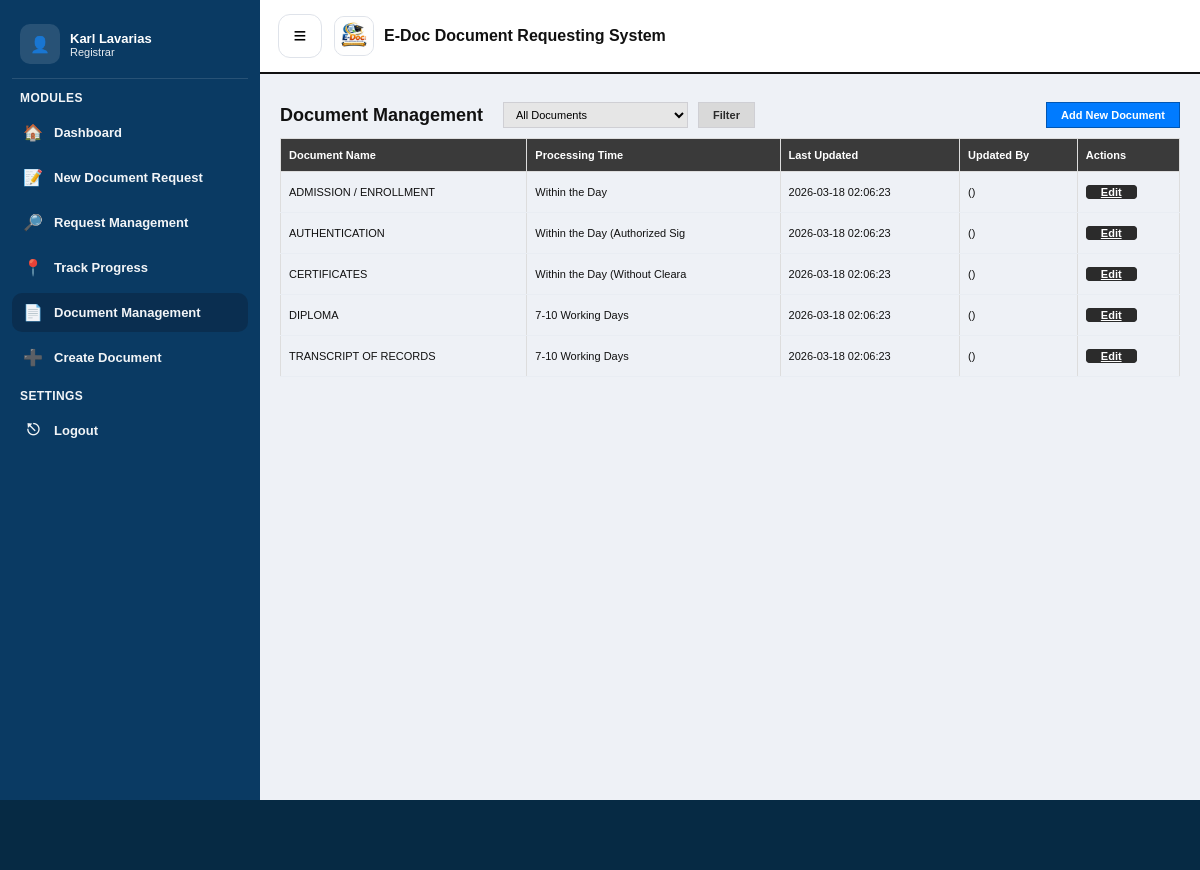
The app's page /registrar/document_management.php (signed in) with its own data.
### tables this page shows
CREATE TABLE `users` (
  `id` int(11) NOT NULL,
  `first_name` varchar(50) NOT NULL,
  `middle_name` varchar(50) DEFAULT NULL,
  `last_name` varchar(50) NOT NULL,
  `suffix` varchar(20) DEFAULT NULL,
  `student_id` varchar(50) DEFAULT NULL,
  `full_name` varchar(100) NOT NULL,
  `email` varchar(100) NOT NULL,
  `password` varchar(255) NOT NULL,
  `role` enum('USER','REGISTRAR','MIS') DEFAULT 'USER',
  `created_at` timestamp NOT NULL DEFAULT current_timestamp(),
  `gender` varchar(10) DEFAULT NULL,
  `address` varchar(255) DEFAULT NULL,
  `contact_number` varchar(30) DEFAULT NULL,
  `course` varchar(80) DEFAULT NULL,
  `major` varchar(80) DEFAULT NULL,
  `year_graduated` varchar(10) DEFAULT NULL,
  `verification_status` enum('PENDING','VERIFIED','REJECTED') DEFAULT 'PENDING',
  `id_front_path` varchar(255) DEFAULT NULL,
  `id_back_path` varchar(255) DEFAULT NULL,
  `face_path` varchar(255) DEFAULT NULL
);

CREATE TABLE `document_process` (
  `id` int(11) NOT NULL,
  `document_type` varchar(80) NOT NULL,
  `working_days` varchar(30) DEFAULT NULL,
  `process_html` mediumtext NOT NULL,
  `description` text DEFAULT NULL,
  `last_updated` datetime DEFAULT current_timestamp(),
  `updated_by` int(11) DEFAULT NULL
);

### includes/helpers.php (called while the page is built, shortened)
<?php
function h(?string $s): string {
    return htmlspecialchars((string)($s ?? ""), ENT_QUOTES, "UTF-8");
}

### registrar/document_management.php (the view, shortened to what this page needs)
<?php
require_once __DIR__ . "/../includes/helpers.php";
$registrarId = (int)$_SESSION["user_id"];
$registrarName = "Registrar";
$me = $conn->prepare("SELECT first_name, last_name FROM users WHERE id=? LIMIT 1");
$me->bind_param("i", $registrarId);
$me->execute();
$mr = $me->get_result()->fetch_assoc();
if ($mr) $registrarName = trim(($mr["first_name"] ?? "") . " " . ($mr["last_name"] ?? ""));
$page = max(1, (int)($_GET["page"] ?? 1));
$perPage = 10;
$offset = ($page - 1) * $perPage;
$sql = "SELECT dt.id, dt.document_type AS name, dt.working_days AS processing_time, dt.last_updated, dt.updated_by, u.first_name, u.last_name
        FROM document_process dt
        LEFT JOIN users u ON dt.updated_by = u.id";
$sql .= " ORDER BY dt.document_type ASC LIMIT $perPage OFFSET $offset";
$stmt = $conn->prepare($sql);
$stmt->execute();
$documents = $stmt->get_result()->fetch_all(MYSQLI_ASSOC);
?>
<!DOCTYPE html>
<html lang="en">
<head>
  <link rel="stylesheet" href="../assets/css/registrar_document_management.css">
</head>
<body>
<div class="layout">
  <aside class="sidebar" id="sidebar">
    <div class="sb-user">
      <div class="avatar">👤</div>
      <div class="meta">
        <div class="name"><?= htmlspecialchars($registrarName) ?></div>
        <div class="role">Registrar</div>
      </div>
    </div>
    <div class="sb-section-title">MODULES</div>
    <nav class="sb-nav">
      <a class="sb-item" href="dashboard.php"><span class="sb-icon">🏠</span>Dashboard</a>
      <a class="sb-item" href="new_document_request.php"><span class="sb-icon">📝</span>New Document Request</a>
      <a class="sb-item" href="request_management.php"><span class="sb-icon">🔎</span>Request Management</a>
      <a class="sb-item" href="track_progress.php"><span class="sb-icon">📍</span>Track Progress</a>
      <a class="sb-item active" href="document_management.php"><span class="sb-icon">📄</span>Document Management</a>
      <a class="sb-item" href="create_document.php"><span class="sb-icon">➕</span>Create Document</a>
    </nav>
    <div class="sb-section-title">SETTINGS</div>
    <nav class="sb-nav">
      <a class="sb-item" href="../auth/logout.php"><span class="sb-icon">⎋</span>Logout</a>
    </nav>
  </aside>
  <div class="main">
    <header class="topbar">
      <button class="hamburger" type="button" onclick="toggleSidebar()">≡</button>
      <div class="brand">
        <div class="logo"><img src="../assets/img/edoc-logo.jpeg" alt="E-Doc"></div>
        <div>E-Doc Document Requesting System</div>
      </div>
    </header>
    <main class="container">
      <form class="filters">
        <div class="title">Document Management</div>
        <select name="filter">
          <option value="">All Documents</option>
        </select>
        <button type="submit" class="filter-btn">Filter</button>
        <button type="button" class="btn add-btn" onclick="openModal('add')">Add New Document</button>
      </form>
      <table class="table">
        <thead>
          <tr>
            <th>Document Name</th>
            <th>Processing Time</th>
            <th>Last Updated</th>
            <th>Updated By</th>
            <th>Actions</th>
          </tr>
        </thead>
        <tbody>
          <?php foreach ($documents as $doc): ?>
            <tr>
              <td><?php echo h($doc['name']); ?></td>
              <td><?php echo h($doc['processing_time']); ?></td>
              <td><?php echo h($doc['last_updated']); ?></td>
              <td><?php echo h(($doc['first_name'] ?? '') . ' ' . ($doc['last_name'] ?? '') . ' (' . $doc['updated_by'] . ')'); ?></td>
              <td>
                <a href="edit_document.php?id=<?= $doc['id'] ?>" class="btn edit-btn">Edit</a>
              </td>
            </tr>
          <?php endforeach; ?>
        </tbody>
      </table>
    </main>
  </div>
</div>
  <div class="footer-bar"></div>
</body>
</html>

### assets/css/registrar_document_management.css (style rules this page uses)
* { box-sizing:border-box; }
body { margin:0; font-family:Arial,sans-serif; background:#eef1f6; color:#111; }
a { color:inherit; }
.layout { display:flex; min-height:100vh; }
.sidebar { width:260px; background:#0a3a63; color:#fff; padding:14px 12px; }
.sb-user { display:flex; gap:10px; align-items:center; padding:10px 8px 14px; border-bottom:1px solid rgba(255,255,255,.12); margin-bottom:10px; }
.sb-user .avatar { width:40px; height:40px; border-radius:10px; background:rgba(255,255,255,.12); display:flex; align-items:center; justify-content:center; font-weight:900; }
.sb-user .meta .name { font-weight:900; font-size:13px; }
.sb-user .meta .role { font-size:11px; opacity:.9; }
.sb-section-title { margin:12px 8px 8px; font-size:12px; font-weight:900; letter-spacing:.4px; opacity:.95; }
.sb-nav { display:flex; flex-direction:column; gap:6px; }
.sb-item { display:flex; align-items:center; gap:10px; padding:10px 10px; border-radius:10px; text-decoration:none; color:#fff; font-weight:800; font-size:13px; opacity:.95; }
.sb-item.active { background:#0b2e4f; }
.sb-icon { width:22px; text-align:center; font-size:16px; }
.main { flex:1; }
.topbar { background:#fff; border-bottom:2px solid #111; padding:14px 18px; display:flex; align-items:center; gap:12px; }
.hamburger { width:44px; height:44px; border-radius:12px; border:1px solid #dfe3ea; background:#fff; cursor:pointer; display:flex; align-items:center; justify-content:center; font-size:22px; }
.brand { display:flex; align-items:center; gap:10px; font-weight:900; }
.brand .logo { width:40px; height:40px; border-radius:10px; border:1px solid #dfe3ea; background:#fafafa; overflow:hidden; display:flex; align-items:center; justify-content:center; }
.brand .logo img { width:100%; height:100%; object-fit:contain; }
:root { --primary-blue: #0a3a63; --hover-blue: #0e4b7d; --bg-gray: #eef1f6; --text-main: #111; --border-color: #dfe3ea; }
body { font-family: Arial, sans-serif; background: var(--bg-gray); color: var(--text-main); }
.container { max-width: 1200px; margin: 0 auto; padding: 20px; }
.filters { display: flex; align-items: center; gap: 10px; margin: 8px 0 10px; }
.filters .title { font-size: 18px; font-weight: 900; margin-right: 10px; }
.filters select { height: 26px; border: 1px solid #cfcfd4; background: #e6e6e6; padding: 0 8px; font-size: 11px; outline: none; }
.table { width: 100%; border-collapse: collapse; font-size: 11px; }
.table th, .table td { border: 1px solid #ddd; padding: 8px; text-align: left; }
.table th { background-color: #3a3a3a; color: #fff; font-weight: 900; padding: 10px 8px; }
.table td { padding: 14px 8px; border-bottom: 1px solid #e9edf3; }
.btn { height: 26px; padding: 0 14px; border: 1px solid #cfcfd4; cursor: pointer; font-weight: 900; font-size: 11px; }
.filter-btn { height: 26px; padding: 0 14px; background: #d9d9d9; color: #2b2b2b; border: 1px solid #cfcfd4; font-weight: 900; font-size: 11px; cursor: pointer; }
.edit-btn { background: #2b2b2b; color: #fff; border: 1px solid #2b2b2b; min-width: 60px; border-radius: 4px; }
.add-btn { background: #007bff; color: #fff; border: 1px solid #0056b3; margin-left: auto; }
.footer-bar { height:70px; background:#062a44; margin-top:auto; }

### records on screen
users: registrarName "Karl Lavarias"
document_process: document_type "ADMISSION / ENROLLMENT", working_days "Within the Day", last_updated "2026-03-18 02:06:23", updated_by "()"
document_process: document_type "AUTHENTICATION", working_days "Within the Day (Authorized Sig", last_updated "2026-03-18 02:06:23", updated_by "()"
document_process: document_type "CERTIFICATES", working_days "Within the Day (Without Cleara", last_updated "2026-03-18 02:06:23", updated_by "()"
document_process: document_type "DIPLOMA", working_days "7-10 Working Days", last_updated "2026-03-18 02:06:23", updated_by "()"
document_process: document_type "TRANSCRIPT OF RECORDS", working_days "7-10 Working Days", last_updated "2026-03-18 02:06:23", updated_by "()"
